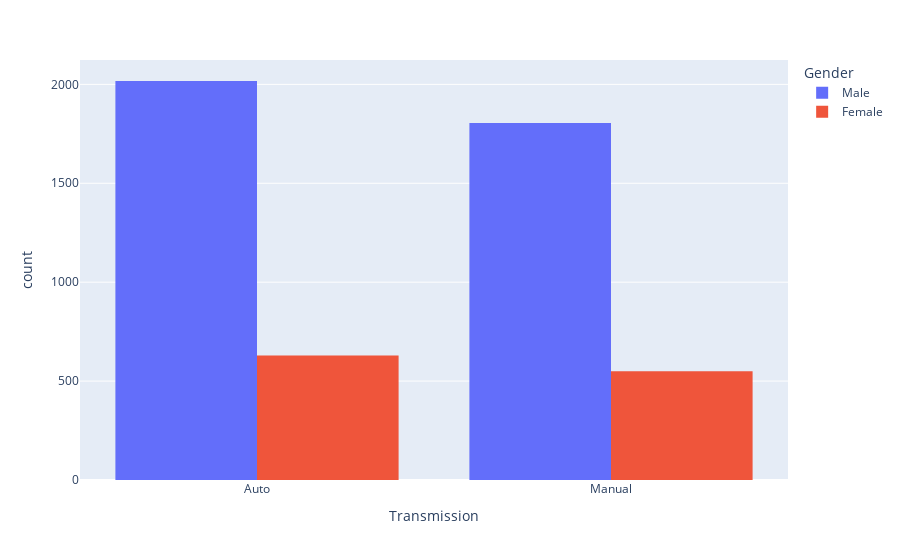

The notebook cell this image was saved under:
### Code cell
def plot_sca(df: pd.DataFrame, graph_type: str = 'scatterplot', plot_engine: str = 'seaborn', **kwargs):
    '''unviersal function for plotting scatter, countplot, boxplot and so on
        df - pandas dataframe
        graph_type - graph type (scatterplot, countplot, boxplot)
        plot_engine - type of engine supported 'seaborn'- for seaborn and 'plotly' for plotly =)
    '''

    def seaborn_plot(df: pd.DataFrame, graph_type:str = 'scatterplot', **kwargs):
        getattr(sns, graph_type)(data=df, **kwargs)


    def plotly_plot(df: pd.DataFrame, graph_type:str = 'scatterplot', **kwargs):
        getattr(px, graph_type)(df, **kwargs).show()


    engines = {'seaborn': seaborn_plot, 'plotly': plotly_plot}

    if plot_engine not in engines:
        raise(ValueError(f'{plot_engine} not permitted, only {engines.keys()} are supported'))

    # converting names for unviversal access
    plot_methods = {
        'seaborn': {
            'scatterplot' : 'scatterplot',
            'countplot' : 'countplot',
            'boxplot' : 'boxplot',
        },
        'plotly': {
            'scatterplot' : 'scatter',
            'countplot' : 'histogram',
            'boxplot' : 'box',
        }
    }

    engines.get(plot_engine)(df, graph_type = plot_methods[plot_engine][graph_type], **kwargs)


# plot_sca(df, graph_type = 'scatterplot', plot_engine = 'seaborn', y="Price ($)", x="Annual Income", hue='Gender')
# plot_sca(df, graph_type = 'countplot', plot_engine = 'seaborn', x='Transmission', hue='Gender')
# plot_sca(df, graph_type = 'boxplot', plot_engine = 'seaborn', y="Gender", x="Annual Income", orient='h')

# plot_sca(df, graph_type = 'scatter', plot_engine = 'plotly', y="Price ($)", x="Annual Income", color='Gender')
# plot_sca(df, graph_type = 'box', plot_engine = 'plotly',  y="Gender", x="Annual Income")
plot_sca(df, graph_type = 'countplot', plot_engine = 'plotly', x='Transmission', color='Gender', barmode='group')

### Figure 1 — Plotly figure (JSON) as saved in the notebook; plotly's stock layout.template omitted (floating-point values rounded to 4 significant figures; data arrays with more than 128 entries replaced by an {"elided": "..."} marker saying what was removed)
{"data": [{"alignmentgroup": "True", "bingroup": "x", "hovertemplate": "Gender=Male<br>Transmission=%{x}<br>count=%{y}<extra></extra>", "legendgroup": "Male", "marker": {"color": "#636efa", "pattern": {"shape": ""}}, "name": "Male", "offsetgroup": "Male", "orientation": "v", "showlegend": true, "type": "histogram", "x": {"elided": "3822 str values"}, "xaxis": "x", "yaxis": "y"}, {"alignmentgroup": "True", "bingroup": "x", "hovertemplate": "Gender=Female<br>Transmission=%{x}<br>count=%{y}<extra></extra>", "legendgroup": "Female", "marker": {"color": "#EF553B", "pattern": {"shape": ""}}, "name": "Female", "offsetgroup": "Female", "orientation": "v", "showlegend": true, "type": "histogram", "x": {"elided": "1179 str values"}, "xaxis": "x", "yaxis": "y"}], "layout": {"barmode": "group", "legend": {"title": {"text": "Gender"}, "tracegroupgap": 0}, "margin": {"t": 60}, "xaxis": {"anchor": "y", "domain": [0, 1], "title": {"text": "Transmission"}}, "yaxis": {"anchor": "x", "domain": [0, 1], "title": {"text": "count"}}}}
